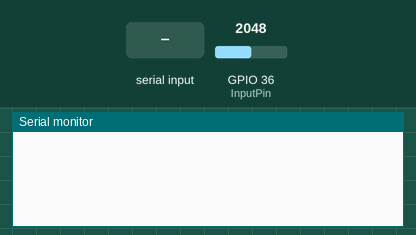
Bench run of a sketch on a simulated ESP32. On the bench: the last lines printed to the serial monitor. The inputs (shaded band) are chosen by the test bench; at power-on: GPIO 36 (InputPin) = 2048 (analog values on the 0–4095 scale).

Above: at 1.2 s.
1.3 s: "W" received over Serial
At 1.9 s:
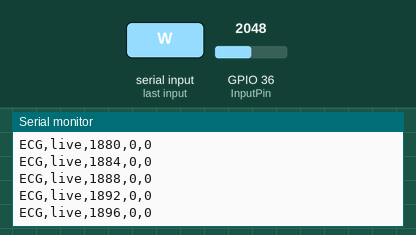
2.8 s: "p" received over Serial
At 3.9 s:
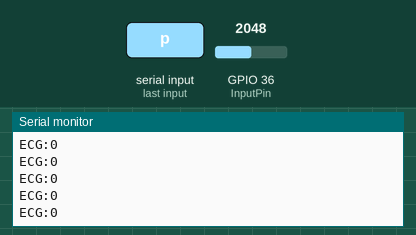
4.7 s: "d90\n" received over Serial
At 5.5 s:
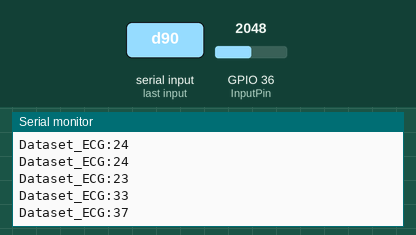
6.2 s: "c" received over Serial
At 7.1 s:
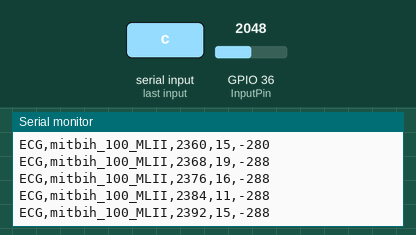
Timing chart, 0 to 8.7 s (numbered marks = the images above; inputs shaded):
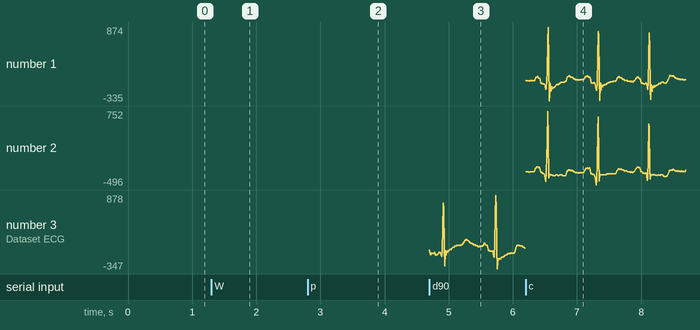

Measured:
- after the input at 1.3 s, the serial monitor: prints a new line at once (image 1)

The sketch:

test3_2.ino
```cpp
// ECG Filter - BioAmp EXG Pill
// https://github.com/upsidedownlabs/BioAmp-EXG-Pill

// Upside Down Labs invests time and resources providing this open source code,
// please support Upside Down Labs and open-source hardware by purchasing
// products from Upside Down Labs!

// Copyright (c) 2021 Upside Down Labs - contact@upsidedownlabs.tech

// Permission is hereby granted, free of charge, to any person obtaining a copy
// of this software and associated documentation files (the "Software"), to deal
// in the Software without restriction, including without limitation the rights
// to use, copy, modify, merge, publish, distribute, sublicense, and/or sell
// copies of the Software, and to permit persons to whom the Software is
// furnished to do so, subject to the following conditions:

// The above copyright notice and this permission notice shall be included in all
// copies or substantial portions of the Software.

// THE SOFTWARE IS PROVIDED "AS IS", WITHOUT WARRANTY OF ANY KIND, EXPRESS OR
// IMPLIED, INCLUDING BUT NOT LIMITED TO THE WARRANTIES OF MERCHANTABILITY,
// FITNESS FOR A PARTICULAR PURPOSE AND NONINFRINGEMENT. IN NO EVENT SHALL THE
// AUTHORS OR COPYRIGHT HOLDERS BE LIABLE FOR ANY CLAIM, DAMAGES OR OTHER
// LIABILITY, WHETHER IN AN ACTION OF CONTRACT, TORT OR OTHERWISE, ARISING FROM,
// OUT OF OR IN CONNECTION WITH THE SOFTWARE OR THE USE OR OTHER DEALINGS IN THE
// SOFTWARE.

// At Upside Down Labs, we create open-source DIY neuroscience hardware and software.
// Our mission is to make neuroscience affordable and accessible for everyone.
// By supporting us with your purchase, you help spread innovation and open science.
// Thank you for being part of this journey with us!


#include <Arduino.h>
#include <math.h>
#include "MitBih100.h"
#include "Osborn.h"
#include "PeakWindow.h"

#if defined(ARDUINO_ARCH_ESP32)   // if the board is using ESP the input terminal and setting are as follows
constexpr uint8_t InputPin = 36;  // VP on the ESP32 DevKitC
constexpr int AdcMax = 4095;      // Max analoge to digital converter range for ESP32
constexpr int ReplayGain = 4;
#else
constexpr uint8_t InputPin = A0;
constexpr int AdcMax = 1023;      // Max analoge to digital converter range for ARDUINO
constexpr int ReplayGain = 1;
#endif

constexpr uint32_t LiveSampleUs = 4000;    // 250 Hz
constexpr uint32_t DatasetSampleUs = 8000; // 125 Hz, matching the recording
constexpr uint8_t DatasetSampleMs = DatasetSampleUs / 1000;
constexpr uint8_t LiveRateScale = DatasetSampleUs / LiveSampleUs;
constexpr uint16_t DatasetSamples = sizeof(DatasetEcg) / sizeof(DatasetEcg[0]); // determines the number of samples in a dataset/
constexpr uint16_t ReferenceCount = sizeof(DatasetBeatMs) / sizeof(DatasetBeatMs[0]);
constexpr uint8_t RefractoryMs = 240;
constexpr uint8_t CandidateMs = 88;
// constexpr uint8_t RrSize = 3; // One-second reporting.
constexpr uint8_t HrWindowSeconds = 10;
constexpr uint16_t MaxRrMs = 4000;

constexpr float MinimumSlope = 2.0f * ReplayGain;
constexpr float MinimumAmplitude = 5.0f * ReplayGain;

enum class Source : uint8_t { Live, Dataset };
Source source = Source::Live;
uint32_t sampleUs = LiveSampleUs;
uint8_t sampleMs = LiveSampleUs / 1000;
uint16_t samplesPerSecond = 1000000UL / LiveSampleUs;
uint8_t rateScale = LiveRateScale;
// Set true to open Serial Plotter directly on boards that reset on connect.
constexpr bool StartInPlotMode = false;
bool plotMode = StartInPlotMode;
bool streamSamples = false;
bool datasetEnded = false;
// bool endReported = false; // One-second reporting.
uint32_t nextSampleUs;
uint32_t nextReportSample;
uint32_t hrWindowSamples;
uint32_t sampleIndex;
uint32_t skippedSamples;
uint32_t clippedSamples;
uint16_t referenceCursor;

float filterState[4][2];
PeakWindow peakWindow;
float candidateBaseline;
float previous[2 * LiveRateScale];
float envelope;
float noiseLevel;
float typicalSlope;
float peakSlope;
uint32_t recentSpikeIndex;
bool candidate;
uint32_t candidateStart;
uint32_t peakIndex;
float peakAmplitude;

uint32_t lastClipIndex;
bool clippedRecently;
bool haveBeat;
uint32_t lastBeatIndex;
uint32_t beatCount;
/*
uint16_t rrIntervals[RrSize];
uint8_t rrCount;
uint8_t rrNext;
*/

struct RrWindow {
  uint32_t number;
  uint32_t sumMs;
  uint32_t lastBeatMs;
  uint16_t count;
};

// A candidate near a boundary can be confirmed after the next window starts.
RrWindow rrWindows[2];

constexpr uint8_t MorphologyRingSize = 128;
static_assert(MorphologyRingSize >= (Osborn::WindowSize + 1) * LiveRateScale + 1,
              "Morphology buffer too small");
int16_t morphology[MorphologyRingSize];
uint8_t morphologySamples;
bool pendingOsborn;
bool haveOsbornReport;
bool osbornUnreadable;
bool repeatedOsborn;
uint32_t osbornAnchor;
uint32_t osbornReportAnchor;
uint32_t previousOsbornAnchor;
int8_t previousOsbornDelay;
float previousOsbornHeight;
Osborn::Features osbornFeatures;

// One queued row, drained without blocking the next ECG sample.
char tx[160];
size_t txSize = 0;
size_t txSent = 0;

float biquad(float input, uint8_t section, float a1, float a2,
             float b0, float b1, float b2) {
  float *z = filterState[section];
  const float x = input - a1 * z[0] - a2 * z[1];
  const float y = b0 * x + b1 * z[0] + b2 * z[1];
  z[1] = z[0];
  z[0] = x;
  return y;
}

float filterEcg(float input) {
  // Use the same fourth-order Butterworth band-pass at each source rate.
  if (source == Source::Live) {
    float y = biquad(input, 0, -0.49508698f, 0.09768299f, 0.03104488f, 0.06208975f, 0.03104488f);
    y = biquad(y, 1, -0.65689312f, 0.49491779f, 1.0f, 2.0f, 1.0f);
    y = biquad(y, 2, -1.97656072f, 0.97672230f, 1.0f, -2.0f, 1.0f);
    return biquad(y, 3, -1.99040690f, 0.99056496f, 1.0f, -2.0f, 1.0f);
  }
  // BioAmp's 0.5-44.5 Hz band-pass coefficients for 125 Hz.
  float y = biquad(input, 0, 0.70682283f, 0.15621030f, 0.28064917f, 0.56129834f, 0.28064917f);
  y = biquad(y, 1, 0.95028224f, 0.54073140f, 1.0f, 2.0f, 1.0f);
  y = biquad(y, 2, -1.95360385f, 0.95423412f, 1.0f, -2.0f, 1.0f);
  return biquad(y, 3, -1.98048558f, 0.98111344f, 1.0f, -2.0f, 1.0f);
}

void resetDetector() {
  memset(filterState, 0, sizeof(filterState));
  peakWindow.reset(rateScale);
  memset(previous, 0, sizeof(previous));
  envelope = 0.0f;
  noiseLevel = MinimumSlope * 0.5f;
  typicalSlope = MinimumSlope * 6.0f;
  recentSpikeIndex = 0;
  candidate = haveBeat = clippedRecently = false;
  // rrCount = rrNext = 0; // One-second reporting.
  morphologySamples = 0;
  pendingOsborn = haveOsbornReport = false;
  previousOsbornHeight = 0;
}

void startSource(Source selected) {
  source = selected;
  sampleUs = source == Source::Live ? LiveSampleUs : DatasetSampleUs;
  sampleMs = sampleUs / 1000;
  samplesPerSecond = 1000000UL / sampleUs;
  rateScale = DatasetSampleUs / sampleUs;
  sampleIndex = skippedSamples = clippedSamples = beatCount = 0;
  referenceCursor = 0;
  // datasetEnded = endReported = false; // One-second reporting.
  datasetEnded = false;
  // nextReportSample = samplesPerSecond; // One-second reporting.
  hrWindowSamples = HrWindowSeconds * (uint32_t)samplesPerSecond;
  nextReportSample = hrWindowSamples;
  memset(rrWindows, 0, sizeof(rrWindows));
  nextSampleUs = micros();
  resetDetector();
}

const char *sourceName() {
  if (source == Source::Dataset) return "mitbih_100_MLII";
  return "live";
}

/*
uint16_t averageRr(const uint16_t *values, uint8_t count) {
  uint32_t sum = 0;
  for (uint8_t i = 0; i < count; ++i) sum += values[i];
  return (uint16_t)((sum + count / 2) / count);
}
*/

void acceptBeat(uint32_t index) {
  if (haveBeat) {
    const uint32_t rrMs = (index - lastBeatIndex) * sampleMs;
    /*
    if (rrMs <= MaxRrMs) {
      rrIntervals[rrNext] = (uint16_t)rrMs;
      rrNext = (rrNext + 1) % RrSize;
      if (rrCount < RrSize) ++rrCount;
    } else {
      rrCount = rrNext = 0;
    }
    */
    if (rrMs > 0 && rrMs <= MaxRrMs) {
      // Assign an interval to the window containing its ending beat.
      const uint32_t number = index / hrWindowSamples;
      RrWindow &window = rrWindows[number % 2];
      if (window.number != number) window = RrWindow{number, 0, 0, 0};
      window.sumMs += rrMs;
      window.lastBeatMs = index * sampleMs;
      ++window.count;
    }
  }
  lastBeatIndex = index;
  haveBeat = true;
  ++beatCount;
  osbornAnchor = index;
  pendingOsborn = true;
}

// Start a candidate only when the vendor-style amplitude spike also has
// a QRS-like slope. A small post-beat deflection can otherwise double-count.
void detectBeat(float signal, uint32_t index) {
  // Compare samples 16 ms apart at either rate.
  const uint8_t lag = 2 * rateScale;
  const float slope = fabsf(signal - previous[(index - lag) % (2 * LiveRateScale)]);
  previous[index % (2 * LiveRateScale)] = signal;
  const bool live = source == Source::Live;
  const float noiseAlpha = live ? 0.00904f : 0.018f;
  envelope += (live ? 0.19377f : 0.35f) * (slope - envelope);
  if (clippedRecently) {
    if (index - lastClipIndex <= samplesPerSecond / 2) return;
    clippedRecently = false;
  }

  float baseline, deviation;
  const bool spike = peakWindow.observe(signal, MinimumAmplitude, baseline, deviation);
  if (spike) recentSpikeIndex = index;
  if (index < samplesPerSecond * 2UL) {
    typicalSlope = fmaxf(typicalSlope, envelope);
    noiseLevel += noiseAlpha * (fminf(envelope, 0.14f * typicalSlope) - noiseLevel);
    return;
  }

  const uint32_t sinceBeat = haveBeat ? index - lastBeatIndex : UINT32_MAX;
  if (candidate) {
    const float amplitude = fabsf(signal - candidateBaseline);
    if (amplitude > peakAmplitude) {
      peakAmplitude = amplitude;
      peakIndex = index;
    }
    peakSlope = fmaxf(peakSlope, envelope);
    if (index - candidateStart < (CandidateMs / DatasetSampleMs) * rateScale) return;
    candidate = false;
    const bool closeToBeat = haveBeat && peakIndex - lastBeatIndex < (400UL / DatasetSampleMs) * rateScale;
    if (peakAmplitude >= MinimumAmplitude &&
        (!closeToBeat || peakSlope >= 0.55f * typicalSlope)) {
      acceptBeat(peakIndex);
      typicalSlope += 0.18f * (peakSlope - typicalSlope);
    }
    return;
  }

  if (sinceBeat < (RefractoryMs / DatasetSampleMs) * rateScale) return;
  if (sinceBeat > 2 * samplesPerSecond) typicalSlope = fmaxf(MinimumSlope * 4, (live ? 0.99850f : 0.997f) * typicalSlope);
  const float threshold = fmaxf(MinimumSlope, fmaxf(3.0f * noiseLevel, 0.30f * typicalSlope));
  if (envelope >= threshold && index - recentSpikeIndex <= 3UL * rateScale) {
    candidate = true;
    candidateStart = peakIndex = index;
    candidateBaseline = baseline;
    peakAmplitude = deviation;
    peakSlope = envelope;
  } else if (envelope < threshold) {
    noiseLevel += noiseAlpha * (envelope - noiseLevel);
  }
}

void drainOutput() {
  const int room = Serial.availableForWrite();
  if (txSent == txSize || room <= 0) return;
  const size_t left = txSize - txSent;
  const size_t bytes = left < (size_t)room ? left : (size_t)room;
  txSent += Serial.write((const uint8_t *)tx + txSent, bytes);
}

bool hrReportDue() {
  return sampleIndex >= nextReportSample &&
         (datasetEnded || !candidate || candidateStart >= nextReportSample);
}

void queueSample(uint32_t index, float filtered, int centered) {
  if ((!plotMode && !streamSamples) || txSent != txSize) return;
  if (!plotMode && hrReportDue()) return;
  const int counts = (int)lroundf(filtered);
  if (plotMode) {
    const char *label = source == Source::Dataset ? "Dataset_ECG" : "ECG";
    txSize = snprintf(tx, sizeof(tx), "%s:%d\n", label, counts);
  } else {
    txSize = snprintf(tx, sizeof(tx), "ECG,%s,%lu,%d,%d\n", sourceName(),
                      (unsigned long)(index * sampleMs), counts, centered);
  }
  txSent = 0;
}


void analyzeOsborn(uint32_t index) {
  if (!pendingOsborn || index - osbornAnchor < (Osborn::After + 1) * rateScale) return;
  pendingOsborn = false;
  haveOsbornReport = true;
  osbornReportAnchor = osbornAnchor;
  osbornFeatures = Osborn::Features{};
  repeatedOsborn = false;
  const uint8_t requiredSamples = (Osborn::WindowSize + 1) * rateScale + 1;
  osbornUnreadable = morphologySamples < requiredSamples ||
                     (clippedRecently && index - lastClipIndex < requiredSamples);
  if (osbornUnreadable) {
    previousOsbornHeight = 0;
    return;
  }

  // A centered three-tap smoother avoids the causal band-pass delay used by
  // the beat detector. Analyze morphology on an 8 ms grid at either rate.
  float beat[Osborn::WindowSize];
  const uint32_t first = osbornAnchor - Osborn::Before * rateScale;
  for (uint8_t i = 0; i < Osborn::WindowSize; ++i) {
    const uint32_t at = first + i * rateScale;
    beat[i] = (morphology[(at - rateScale) % MorphologyRingSize] +
               2.0f * morphology[at % MorphologyRingSize] +
               morphology[(at + rateScale) % MorphologyRingSize]) * 0.25f;
  }
  osbornFeatures = Osborn::locate(beat, 3.0f * ReplayGain);
  if (osbornFeatures.peak < 0) {
    previousOsbornHeight = 0;
    return;
  }

  const int8_t delay = osbornFeatures.peak - osbornFeatures.anchor;
  repeatedOsborn = previousOsbornHeight * osbornFeatures.peakHeight > 0 &&
                   osbornAnchor - previousOsbornAnchor <= MaxRrMs / sampleMs &&
                   abs(delay - previousOsbornDelay) <= 3; // 24 ms.
  previousOsbornHeight = osbornFeatures.peakHeight;
  previousOsbornAnchor = osbornAnchor;
  previousOsbornDelay = delay;
}

void signedFeature(char *field, size_t size, bool available, float value) {
  if (available) snprintf(field, size, "%ld", lroundf(value));
  else snprintf(field, size, "NA");
}

void queueOsbornReport() {
  haveOsbornReport = false;
  const Osborn::Features &f = osbornFeatures;
  const bool haveBoundary = !osbornUnreadable && f.qrsEnd >= 0;
  const bool havePeak = haveBoundary && f.peak >= 0;
  const uint32_t firstMs = osbornReportAnchor * sampleMs - Osborn::Before * (uint32_t)DatasetSampleMs;
  const char *status = osbornUnreadable ? "unreadable" :
                       !haveBoundary ? "qrs_end_uncertain" :
                       !havePeak ? "no_distinct_bump" :
                       repeatedOsborn ? "repeated_candidate" : "candidate";
  char endMs[12], peakMs[12], anchor[12], height[12], ratio[12], prominence[12], slope[12];
  if (haveBoundary) snprintf(endMs, sizeof(endMs), "%lu", (unsigned long)(firstMs + f.qrsEnd * (uint32_t)DatasetSampleMs));
  else snprintf(endMs, sizeof(endMs), "NA");
  if (havePeak) snprintf(peakMs, sizeof(peakMs), "%lu", (unsigned long)(firstMs + f.peak * (uint32_t)DatasetSampleMs));
  else snprintf(peakMs, sizeof(peakMs), "NA");
  signedFeature(anchor, sizeof(anchor), !osbornUnreadable, f.anchorHeight);
  signedFeature(height, sizeof(height), havePeak, f.peakHeight);
  signedFeature(ratio, sizeof(ratio), havePeak,
                havePeak ? 1000.0f * fabsf(f.peakHeight / f.anchorHeight) : 0);
  signedFeature(prominence, sizeof(prominence), havePeak, f.prominence);
  signedFeature(slope, sizeof(slope), havePeak, f.rise * (1000.0f / (2 * DatasetSampleMs)));
  txSize = snprintf(tx, sizeof(tx), "J,%s,%lu,%s,%s,%s,%s,%s,%s,%s,%s,undetermined\n",
                    sourceName(), (unsigned long)(firstMs + f.anchor * (uint32_t)DatasetSampleMs),
                    endMs, peakMs, anchor, height, ratio, prominence, slope, status);
  txSent = 0;
}

void acquireSample(uint32_t index) {
  int centered;
  if (source == Source::Dataset) {
    centered = (int8_t)pgm_read_byte(&DatasetEcg[index]);
    centered *= DatasetStep * ReplayGain;
  } else {
    const int raw = analogRead(InputPin);
    centered = raw - (AdcMax + 1) / 2;
    if (raw <= 2 || raw >= AdcMax - 2) {
      ++clippedSamples;
      if (!clippedRecently) {
        peakWindow.reset(rateScale);
        recentSpikeIndex = 0;
      }
      previousOsbornHeight = 0;
      clippedRecently = true;
      lastClipIndex = index;
      candidate = haveBeat = false;
      // rrCount = rrNext = 0; // One-second reporting.
    }
  }
  morphology[index % MorphologyRingSize] = centered;
  if (morphologySamples < MorphologyRingSize) ++morphologySamples;
  const float filtered = filterEcg(centered);
  detectBeat(filtered, index);
  analyzeOsborn(index);
  queueSample(index, filtered, centered);
}

uint32_t referenceTime(uint16_t index) {
  return pgm_read_dword(&DatasetBeatMs[index]);
}

void formatValue(char *out, size_t size, long value) {
  if (value < 0) snprintf(out, size, "NA");
  else snprintf(out, size, "%ld", value);
}

void formatBpm(char *out, size_t size, long bpmTenths) {
  if (bpmTenths < 0) formatValue(out, size, -1);
  else snprintf(out, size, "%ld.%ld", bpmTenths / 10, bpmTenths % 10);
}

/*
void queueReport() {
  const uint32_t elapsedMs = sampleIndex * sampleMs;
  const bool warming = sampleIndex < (15UL * samplesPerSecond);
  const bool valid = !warming && haveBeat && rrCount == RrSize &&
                     (sampleIndex - lastBeatIndex) * sampleMs <= MaxRrMs;
  const char *status = datasetEnded ? "dataset_end" :
                       warming ? "please wait" :
                       valid ? "measuring" : "no reliable beat";
  uint16_t rr = 0;
  if (valid) {
    rr = averageRr(rrIntervals, RrSize);
  }

  long referenceBpm = -1;
  if (source == Source::Dataset) {
    while (referenceCursor < ReferenceCount && referenceTime(referenceCursor) <= elapsedMs) {
      ++referenceCursor;
    }
    if (!warming && referenceCursor > RrSize) {
      const uint16_t last = referenceCursor - 1;
      const uint32_t span = referenceTime(last) - referenceTime(last - RrSize);
      if (span) referenceBpm = 600000L * RrSize / span;
    }
  }

  char recordMs[12], bpm[12], rrMs[12], beatMs[12], count[12], reference[12];
  formatValue(recordMs, sizeof(recordMs), source == Source::Dataset ? (long)elapsedMs : -1L);
  formatBpm(bpm, sizeof(bpm), rr ? 600000L / rr : -1L);
  formatValue(rrMs, sizeof(rrMs), rr ? (long)rr : -1L);
  formatValue(beatMs, sizeof(beatMs), valid ? (long)(lastBeatIndex * sampleMs) : -1L);
  formatValue(count, sizeof(count), warming ? -1L : (long)beatCount);
  formatBpm(reference, sizeof(reference), referenceBpm);
  txSize = snprintf(tx, sizeof(tx), "HR,%s,%lu,%s,%s,%s,%s,%s,%s,%s,%lu,%lu,%u\n",
                    sourceName(), (unsigned long)elapsedMs, recordMs, status, bpm,
                    rrMs, beatMs, count, reference, (unsigned long)skippedSamples,
                    (unsigned long)clippedSamples, (unsigned int)rrCount);
  txSent = 0;
}

*/

void queueWindowReport(uint32_t endSample, bool finalWindow) {
  const uint32_t number = endSample / hrWindowSamples - 1;
  const RrWindow &window = rrWindows[number % 2];
  const uint16_t intervalCount = window.number == number ? window.count : 0;
  const uint32_t elapsedMs = endSample * sampleMs;
  const bool warming = endSample < 15UL * samplesPerSecond;
  const bool valid = !warming && intervalCount > 0;
  const char *status = finalWindow ? "dataset_end" :
                       warming ? "please wait" :
                       valid ? "measuring" : "no reliable beat";

  long referenceBpm = -1;
  if (source == Source::Dataset) {
    uint32_t sumMs = 0;
    uint16_t count = 0;
    while (referenceCursor < ReferenceCount && referenceTime(referenceCursor) < elapsedMs) {
      if (referenceCursor > 0 && referenceTime(referenceCursor) >= elapsedMs - 1000UL * HrWindowSeconds) {
        const uint32_t rr = referenceTime(referenceCursor) - referenceTime(referenceCursor - 1);
        if (rr > 0 && rr <= MaxRrMs) {
          sumMs += rr;
          ++count;
        }
      }
      ++referenceCursor;
    }
    if (!warming && count > 0) referenceBpm = 600000UL * count / sumMs;
  }

  char recordMs[12], bpm[12], rrMs[12], beatMs[12], count[12], reference[12];
  formatValue(recordMs, sizeof(recordMs), source == Source::Dataset ? (long)elapsedMs : -1L);
  formatBpm(bpm, sizeof(bpm), valid ? (long)(600000UL * intervalCount / window.sumMs) : -1L);
  formatValue(rrMs, sizeof(rrMs), valid ? (long)((window.sumMs + intervalCount / 2) / intervalCount) : -1L);
  formatValue(beatMs, sizeof(beatMs), valid ? (long)window.lastBeatMs : -1L);
  formatValue(count, sizeof(count), warming ? -1L : (long)beatCount);
  formatBpm(reference, sizeof(reference), referenceBpm);
  txSize = snprintf(tx, sizeof(tx), "HR,%s,%lu,%s,%s,%s,%s,%s,%s,%s,%lu,%lu,%u\n",
                    sourceName(), (unsigned long)elapsedMs, recordMs, status, bpm,
                    rrMs, beatMs, count, reference, (unsigned long)skippedSamples,
                    (unsigned long)clippedSamples, (unsigned int)intervalCount);
  txSent = 0;
}

void setup() {
  Serial.begin(115200);
#if defined(ARDUINO_ARCH_ESP32)
  analogReadResolution(12);
  analogSetPinAttenuation(InputPin, ADC_11db);
#endif
  startSource(Source::Live);
}

void loop() {
  if (Serial.available()) {
    const int command = Serial.read();
    if (command == 'l' || command == 'L') startSource(Source::Live);
    if (command == 'd' || command == 'D') startSource(Source::Dataset);
    if (command == 'w' || command == 'W') streamSamples = !streamSamples;
    if (command == 'p' || command == 'P') plotMode = true;
    if (command == 'c' || command == 'C') {
      plotMode = false;
      // endReported = false; // One-second reporting.
    }
  }
  const uint32_t now = micros();
  if (!datasetEnded && (int32_t)(now - nextSampleUs) >= 0) {
    const uint32_t missed = (now - nextSampleUs) / sampleUs;
    if (missed) {
      sampleIndex += missed;
      skippedSamples += missed;
      resetDetector();
    }
    nextSampleUs += (missed + 1) * sampleUs;
    if (source == Source::Dataset && sampleIndex >= DatasetSamples) {
      sampleIndex = DatasetSamples;
      datasetEnded = true;
    } else {
      acquireSample(sampleIndex++);
    }
  }

  drainOutput();
  /*
  if (plotMode || txSent != txSize) return;
  if (datasetEnded) {
    if (!endReported) {
      queueReport();
      endReported = true;
    }
  } else if (sampleIndex >= nextReportSample &&
             (source != Source::Dataset || sampleIndex < DatasetSamples)) {
    nextReportSample = (sampleIndex / samplesPerSecond + 1) * samplesPerSecond;
    queueReport();
  } else if (haveOsbornReport && sampleIndex >= (15UL * samplesPerSecond)) {
    queueOsbornReport();
  }
  */

  if (txSent != txSize) return;
  if (hrReportDue()) {
    const bool finalWindow = source == Source::Dataset && nextReportSample == DatasetSamples;
    if (!plotMode) queueWindowReport(nextReportSample, finalWindow);
    nextReportSample += hrWindowSamples;
  } else if (!plotMode && haveOsbornReport && sampleIndex >= 15UL * samplesPerSecond) {
    queueOsbornReport();
  }
}
```

Source omitted: MitBih100.h (data table, 58257 bytes), Osborn.h (2600 bytes), PeakWindow.h (3112 bytes)
